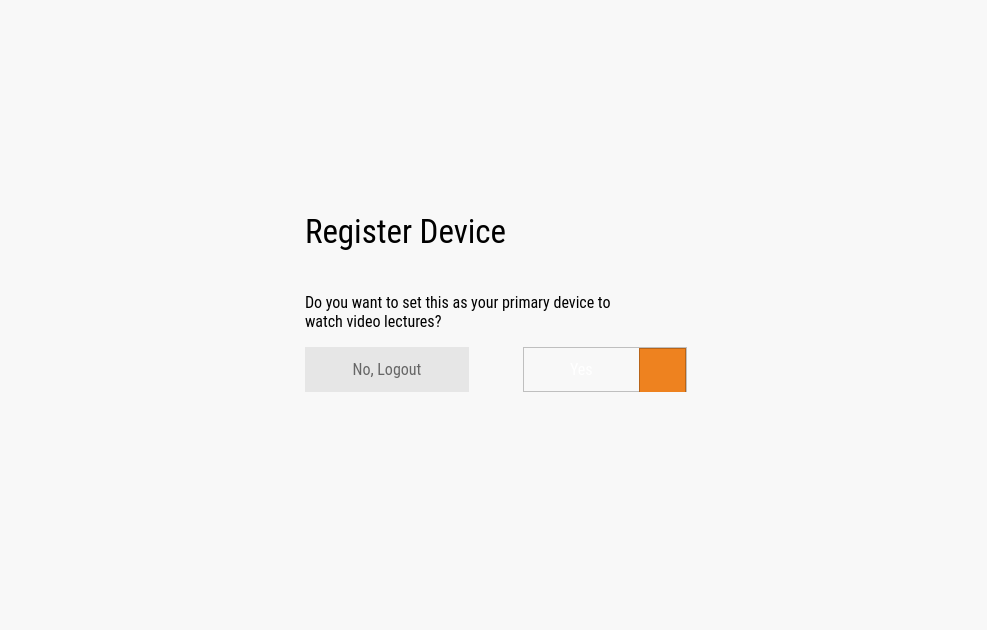
<?xml version="1.0" encoding="UTF-8"?>
<ui version="4.0">
 <class>RegisterDeviceConfirmation</class>
 <widget class="QDialog" name="RegisterDeviceConfirmation">
  <property name="geometry">
   <rect>
    <x>0</x>
    <y>0</y>
    <width>987</width>
    <height>630</height>
   </rect>
  </property>
  <property name="windowTitle">
   <string>Dialog</string>
  </property>
  <layout class="QVBoxLayout" name="verticalLayout">
   <property name="leftMargin">
    <number>0</number>
   </property>
   <property name="topMargin">
    <number>0</number>
   </property>
   <property name="rightMargin">
    <number>0</number>
   </property>
   <property name="bottomMargin">
    <number>0</number>
   </property>
   <item>
    <widget class="QFrame" name="CoreBackground">
     <property name="styleSheet">
      <string notr="true">background-color: #F8F8F8;</string>
     </property>
     <layout class="QHBoxLayout" name="horizontalLayout_4">
      <property name="leftMargin">
       <number>0</number>
      </property>
      <property name="topMargin">
       <number>0</number>
      </property>
      <property name="rightMargin">
       <number>0</number>
      </property>
      <property name="bottomMargin">
       <number>0</number>
      </property>
      <item>
       <widget class="QFrame" name="verticalFrame_3">
        <property name="maximumSize">
         <size>
          <width>0</width>
          <height>16777215</height>
         </size>
        </property>
        <property name="styleSheet">
         <string notr="true">background-color:#FFFFFF;</string>
        </property>
        <layout class="QVBoxLayout" name="verticalLayout_6">
         <property name="leftMargin">
          <number>0</number>
         </property>
         <property name="topMargin">
          <number>0</number>
         </property>
         <property name="rightMargin">
          <number>0</number>
         </property>
         <property name="bottomMargin">
          <number>0</number>
         </property>
         <item alignment="Qt::AlignHCenter|Qt::AlignVCenter">
          <widget class="QLabel" name="label_6">
           <property name="maximumSize">
            <size>
             <width>450</width>
             <height>108</height>
            </size>
           </property>
           <property name="text">
            <string/>
           </property>
           <property name="pixmap">
            <pixmap resource="resources.qrc">:/vajiram-logo</pixmap>
           </property>
          </widget>
         </item>
        </layout>
       </widget>
      </item>
      <item alignment="Qt::AlignHCenter|Qt::AlignVCenter">
       <widget class="QFrame" name="verticalFrame_4">
        <property name="minimumSize">
         <size>
          <width>0</width>
          <height>0</height>
         </size>
        </property>
        <property name="maximumSize">
         <size>
          <width>16777215</width>
          <height>16777215</height>
         </size>
        </property>
        <layout class="QVBoxLayout" name="verticalLayout_7">
         <item>
          <widget class="QFrame" name="frame_3">
           <property name="minimumSize">
            <size>
             <width>400</width>
             <height>0</height>
            </size>
           </property>
           <property name="maximumSize">
            <size>
             <width>650</width>
             <height>600</height>
            </size>
           </property>
           <property name="styleSheet">
            <string notr="true"/>
           </property>
           <layout class="QVBoxLayout" name="verticalLayout_8">
            <item>
             <widget class="QLabel" name="label_7">
              <property name="font">
               <font>
                <family>Roboto Condensed</family>
                <pointsize>25</pointsize>
               </font>
              </property>
              <property name="styleSheet">
               <string notr="true">color: rgb(0, 0, 0);</string>
              </property>
              <property name="text">
               <string>Register Device</string>
              </property>
             </widget>
            </item>
            <item>
             <spacer name="verticalSpacer_4">
              <property name="orientation">
               <enum>Qt::Vertical</enum>
              </property>
              <property name="sizeHint" stdset="0">
               <size>
                <width>20</width>
                <height>35</height>
               </size>
              </property>
             </spacer>
            </item>
            <item>
             <widget class="QLabel" name="label_8">
              <property name="font">
               <font>
                <family>Roboto Condensed</family>
                <pointsize>12</pointsize>
               </font>
              </property>
              <property name="styleSheet">
               <string notr="true">color: rgb(0, 0, 0);</string>
              </property>
              <property name="text">
               <string>Do you want to set this as your primary device to
watch video lectures?</string>
              </property>
             </widget>
            </item>
            <item>
             <spacer name="verticalSpacer_5">
              <property name="orientation">
               <enum>Qt::Vertical</enum>
              </property>
              <property name="sizeHint" stdset="0">
               <size>
                <width>20</width>
                <height>10</height>
               </size>
              </property>
             </spacer>
            </item>
            <item>
             <layout class="QHBoxLayout" name="horizontalLayout_5">
              <item>
               <widget class="QPushButton" name="pushButton_no_logout">
                <property name="minimumSize">
                 <size>
                  <width>164</width>
                  <height>0</height>
                 </size>
                </property>
                <property name="maximumSize">
                 <size>
                  <width>164</width>
                  <height>45</height>
                 </size>
                </property>
                <property name="font">
                 <font>
                  <family>Roboto Condensed</family>
                  <pointsize>12</pointsize>
                 </font>
                </property>
                <property name="autoFillBackground">
                 <bool>false</bool>
                </property>
                <property name="styleSheet">
                 <string notr="true">background-color:#E6E6E6;
color:#666666;
border:0px;
</string>
                </property>
                <property name="text">
                 <string>No, Logout</string>
                </property>
                <property name="autoDefault">
                 <bool>true</bool>
                </property>
                <property name="flat">
                 <bool>true</bool>
                </property>
               </widget>
              </item>
              <item>
               <spacer name="horizontalSpacer_2">
                <property name="orientation">
                 <enum>Qt::Horizontal</enum>
                </property>
                <property name="sizeHint" stdset="0">
                 <size>
                  <width>40</width>
                  <height>20</height>
                 </size>
                </property>
               </spacer>
              </item>
              <item>
               <widget class="ClickableQFrame" name="pushButton_yes_register">
                <property name="minimumSize">
                 <size>
                  <width>164</width>
                  <height>0</height>
                 </size>
                </property>
                <property name="maximumSize">
                 <size>
                  <width>164</width>
                  <height>45</height>
                 </size>
                </property>
                <property name="frameShape">
                 <enum>QFrame::StyledPanel</enum>
                </property>
                <property name="frameShadow">
                 <enum>QFrame::Raised</enum>
                </property>
                <layout class="QHBoxLayout" name="horizontalLayout_6">
                 <property name="spacing">
                  <number>0</number>
                 </property>
                 <property name="leftMargin">
                  <number>0</number>
                 </property>
                 <property name="topMargin">
                  <number>0</number>
                 </property>
                 <property name="rightMargin">
                  <number>0</number>
                 </property>
                 <property name="bottomMargin">
                  <number>0</number>
                 </property>
                 <item alignment="Qt::AlignHCenter|Qt::AlignVCenter">
                  <widget class="QLabel" name="label_9">
                   <property name="font">
                    <font>
                     <family>Roboto Condensed</family>
                     <pointsize>12</pointsize>
                    </font>
                   </property>
                   <property name="styleSheet">
                    <string notr="true">color: rgb(255, 255, 255);</string>
                   </property>
                   <property name="text">
                    <string>Yes</string>
                   </property>
                  </widget>
                 </item>
                 <item>
                  <widget class="QFrame" name="frame_4">
                   <property name="minimumSize">
                    <size>
                     <width>0</width>
                     <height>45</height>
                    </size>
                   </property>
                   <property name="maximumSize">
                    <size>
                     <width>47</width>
                     <height>45</height>
                    </size>
                   </property>
                   <property name="autoFillBackground">
                    <bool>false</bool>
                   </property>
                   <property name="styleSheet">
                    <string notr="true">background-color: rgb(238, 130, 31);</string>
                   </property>
                   <property name="frameShape">
                    <enum>QFrame::StyledPanel</enum>
                   </property>
                   <property name="frameShadow">
                    <enum>QFrame::Raised</enum>
                   </property>
                   <layout class="QVBoxLayout" name="verticalLayout_9">
                    <item alignment="Qt::AlignHCenter|Qt::AlignVCenter">
                     <widget class="QLabel" name="label_10">
                      <property name="text">
                       <string/>
                      </property>
                      <property name="pixmap">
                       <pixmap resource="resources.qrc">:/arrow-next</pixmap>
                      </property>
                     </widget>
                    </item>
                   </layout>
                  </widget>
                 </item>
                </layout>
               </widget>
              </item>
             </layout>
            </item>
            <item>
             <spacer name="verticalSpacer_6">
              <property name="orientation">
               <enum>Qt::Vertical</enum>
              </property>
              <property name="sizeHint" stdset="0">
               <size>
                <width>20</width>
                <height>25</height>
               </size>
              </property>
             </spacer>
            </item>
           </layout>
          </widget>
         </item>
        </layout>
       </widget>
      </item>
     </layout>
    </widget>
   </item>
  </layout>
 </widget>
 <customwidgets>
  <customwidget>
   <class>ClickableQFrame</class>
   <extends>QFrame</extends>
   <header>clickableqframe.h</header>
   <container>1</container>
  </customwidget>
 </customwidgets>
 <resources>
  <include location="resources.qrc"/>
 </resources>
 <connections/>
</ui>
